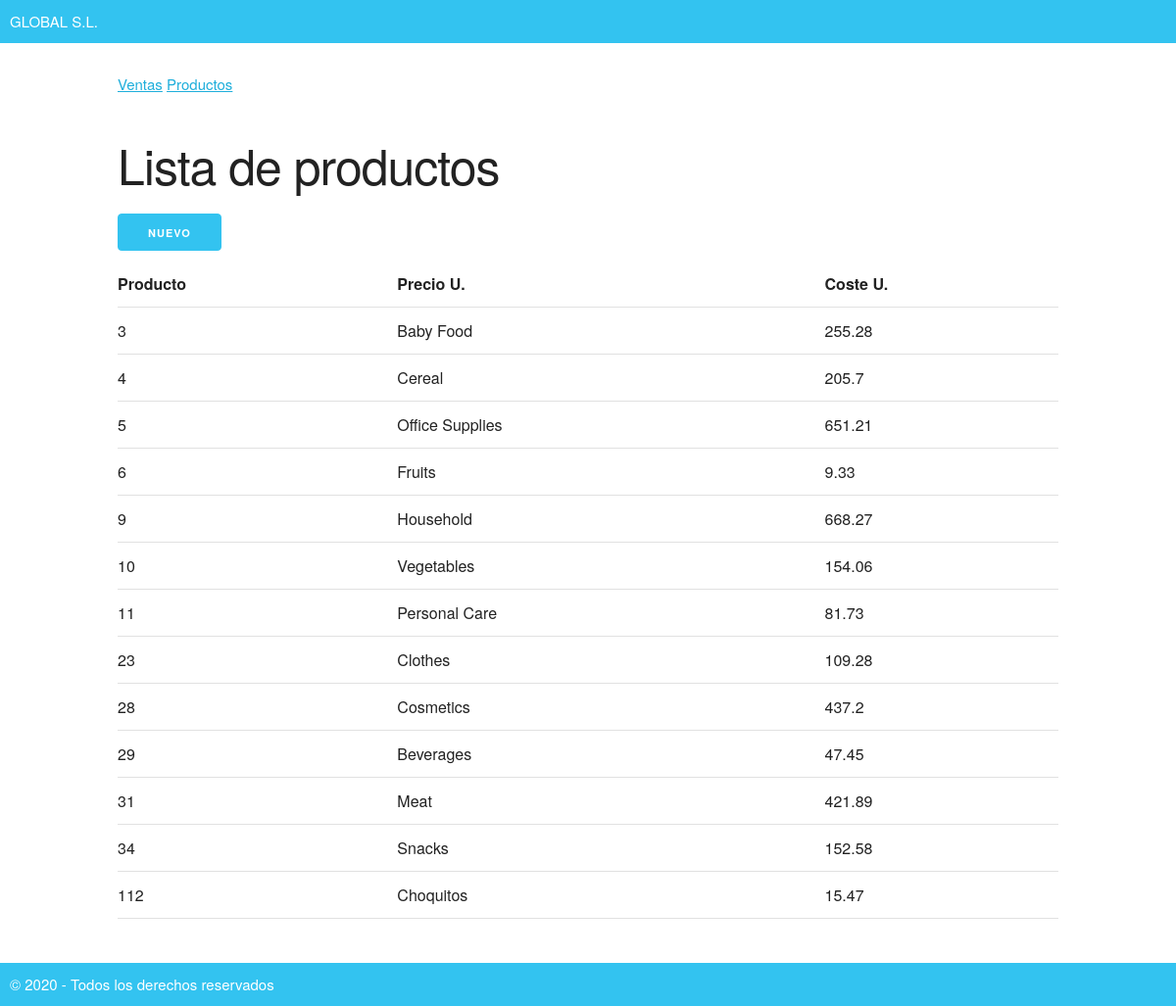
Before: /productos with the older database file.
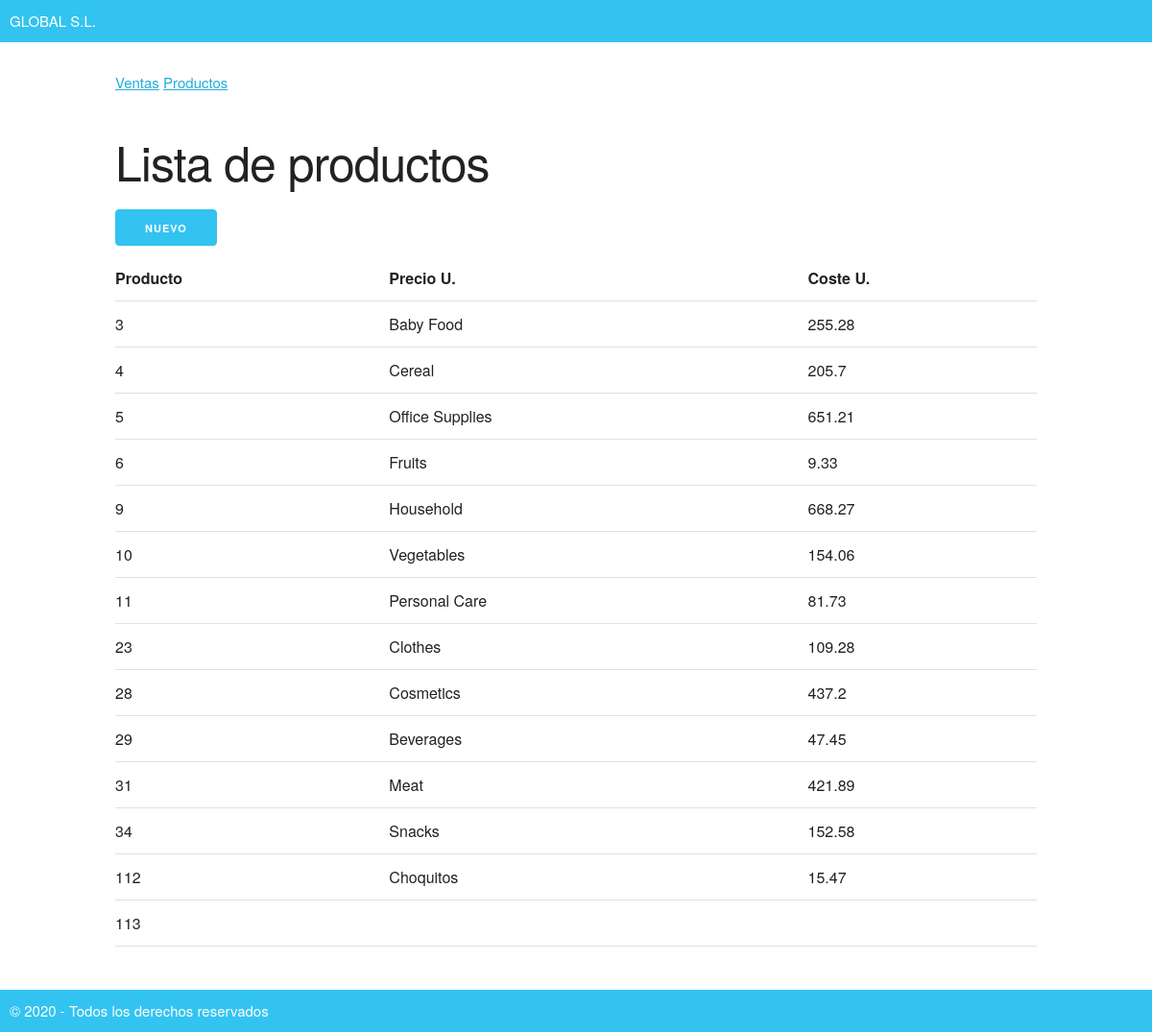
After: the same page with the newer database file.
### tables this page shows
CREATE TABLE "productos" (
	"id"	INTEGER UNIQUE,
	"tipo_producto"	TEXT NOT NULL UNIQUE,
	"precio_unitario"	REAL NOT NULL,
	"coste_unitario"	BLOB NOT NULL,
	PRIMARY KEY("id" AUTOINCREMENT)
);

### run.py (the view)
@app.route("/productos")
def productos():
    conn = sqlite3.connect(BASE_DATOS)
    cur = conn.cursor()
    query = "SELECT id, tipo_producto, precio_unitario, coste_unitario FROM productos"
    productos = cur.execute(query).fetchall()  #Léemelo todo
    conn.close()
    return render_template('productos.html', productos=productos)

### templates/productos.html (shortened to what this page needs)
{% extends 'base.html' %}
{% block contenido %}
    <h1>Lista de productos </h1>
    <a class="button button-primary" href="/addproducto">Nuevo</a>
    <table class="u-full-width">
        <tr>
            <th>Producto</th>
            <th>Precio U.</th>
            <th>Coste U.</th>
        </tr>
        {% for producto in productos %}
        <tr>
            <td class="producto">{{ producto[0] }}</td>
            <td>{{ producto[1] }}</td>
            <td>{{ producto[2] }}</td>
        </tr>
        {% endfor %}
    </table>
{% endblock %}

### templates/base.html (shortened to what this page needs)
<html lang="en">
<head>
    <link rel="stylesheet" href="/static/normalize.css">
    <link rel="stylesheet" href="/static/skeleton.css">
    <link rel="stylesheet" href="/static/styles.css">
</head>
<body>
    <header>
        GLOBAL S.L.
    </header>
    <section class="container">
        <div class="menu">
            <a href="/">Ventas</a> <a href="/productos">Productos</a>
        </div>
        {% block contenido %}{% endblock %}
    </section>
    <footer>
        &copy; 2020 - Todos los derechos reservados
    </footer>
</body>
</html>

### static/skeleton.css (style rules this page uses)
.container { position: relative; width: 100%; max-width: 960px; margin: 0 auto; padding: 0 20px; box-sizing: border-box; }
@media (min-width: 400px) { .container { width: 85%; padding: 0; } }
@media (min-width: 550px) { .container { width: 80%; } }
html { font-size: 62.5%; }
body { font-size: 1.5em; line-height: 1.6; font-weight: 400; font-family: "Raleway", "HelveticaNeue", "Helvetica Neue", Helvetica, Arial, sans-serif; color: #222; }
h1, h2, h3, h4, h5, h6 { margin-top: 0; margin-bottom: 2rem; font-weight: 300; }
h1 { font-size: 4.0rem; line-height: 1.2; letter-spacing: -.1rem; }
@media (min-width: 550px) { h1 { font-size: 5.0rem; } }
a { color: #1EAEDB; }
.button, button, input[type="submit"], input[type="reset"], input[type="button"] { display: inline-block; height: 38px; padding: 0 30px; color: #555; text-align: center; font-size: 11px; font-weight: 600; line-height: 38px; letter-spacing: .1rem; text-transform: uppercase; text-decoration: none; white-space: nowrap; background-color: transparent; border-radius: 4px; border: 1px solid #bbb; cursor: pointer; box-sizing: border-box; }
.button.button-primary, button.button-primary, input[type="submit"].button-primary, input[type="reset"].button-primary, input[type="button"].button-primary { color: #FFF; background-color: #33C3F0; border-color: #33C3F0; }
th, td { padding: 12px 15px; text-align: left; border-bottom: 1px solid #E1E1E1; }
th:first-child, td:first-child { padding-left: 0; }
th:last-child, td:last-child { padding-right: 0; }
button, .button { margin-bottom: 1rem; }
pre, blockquote, dl, figure, table, p, ul, ol, form { margin-bottom: 2.5rem; }
.u-full-width { width: 100%; box-sizing: border-box; }
.container:after, .row:after, .u-cf { content: ""; display: table; clear: both; }

### static/styles.css (style rules this page uses)
header, footer { padding: 10px; background-color: #33c3f0; color: white; }
header { margin-bottom: 20px; }
footer { margin-top: 20px; }
.menu { padding-top: 10px; padding-bottom: 40px; }

Changed rows visible on the page:
added productos: id "113"
